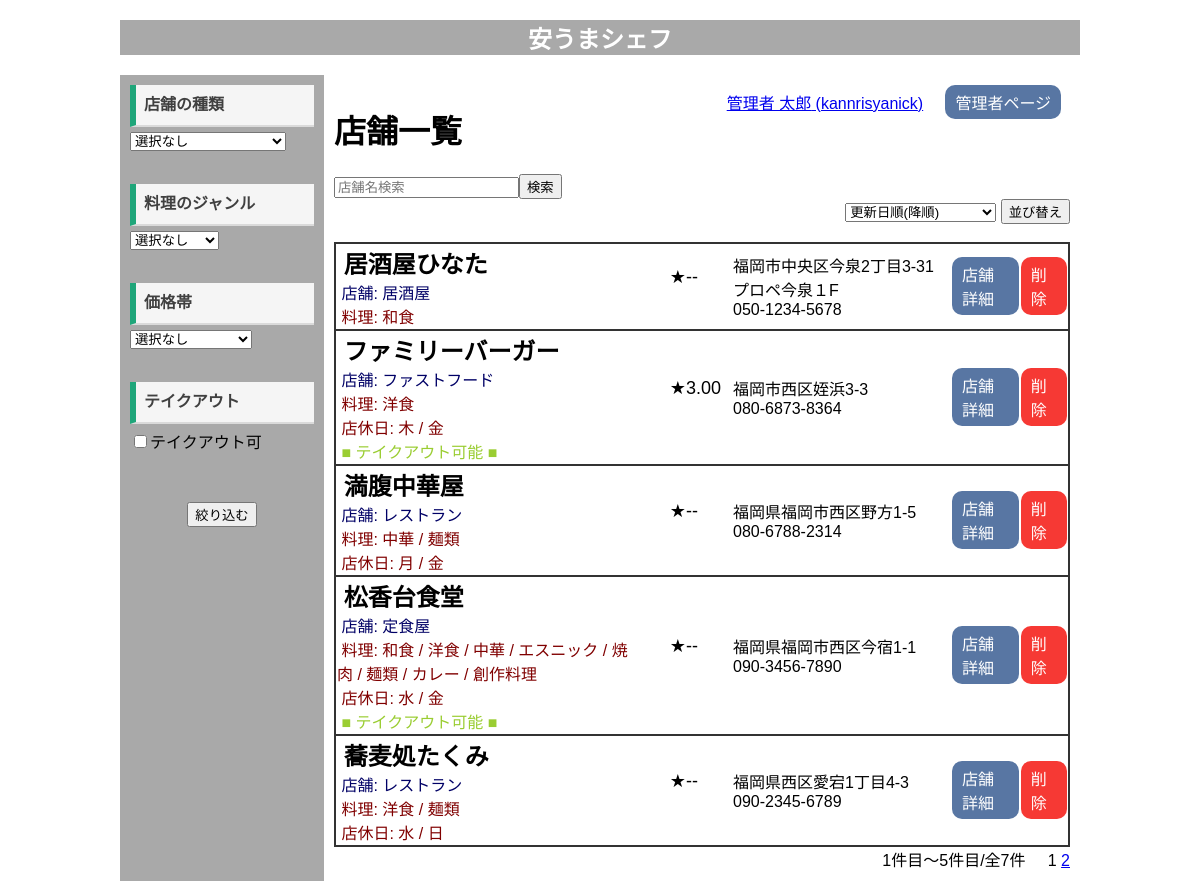
Page / (signed in) on the committed database.
### tables this page shows
CREATE TABLE `t_rstinfo` (
  `RST_ID` bigint(20) NOT NULL COMMENT '店舗ID',
  `USER_ID` varchar(16) DEFAULT NULL COMMENT 'ユーザID',
  `RST_NAME` varchar(32) NOT NULL COMMENT '店舗名',
  `RST_ADDRESS` varchar(64) DEFAULT NULL COMMENT '住所',
  `RST_START` varchar(8) DEFAULT NULL COMMENT '営業開始時間',
  `RST_CLOSE` varchar(8) DEFAULT NULL COMMENT '営業終了時間',
  `RST_TELNUM` varchar(16) DEFAULT NULL COMMENT '電話番号',
  `RST_TYPE` int(2) DEFAULT NULL COMMENT '店舗の種類',
  `RST_PRICE` int(2) DEFAULT NULL COMMENT '価格帯',
  `RST_NOTE` varchar(128) DEFAULT NULL COMMENT '備考',
  `RST_TAKEOUT` int(2) DEFAULT NULL COMMENT 'テイクアウト可',
  `RST_HOLIDAY` int(8) DEFAULT NULL COMMENT '営業日',
  `RST_FOODGENRE` int(9) DEFAULT NULL COMMENT '料理のジャンル',
  `RST_DATE` datetime DEFAULT NULL COMMENT '最終更新日時'
);

### index.php (called while the page is built, shortened)
<?php
include('src/pg_header.php');
$action = 'rst_list';
include('src/' . $action . '.php');
include('src/pg_footer.php');

### src/rst_list.php (the view, shortened to what this page needs)
<?php
if (!isset($_SESSION['type'])) {
  $type = 0;
  $foodgenre = 0;
  $price = 0;
  $takeout = 0;
} else {
  $type = $_SESSION['type'];
  $foodgenre = $_SESSION['foodgenre'];
  $price = $_SESSION['price'];
  $takeout = $_SESSION['takeout'];
}
?>
<div class="container">
  <div class="side">
    <form action="?do=rst_list" method="post">
      <ul>
        <li>店舗の種類</li>
        <select name="type">
          <option value="0" <?php if ($type == 0) echo 'selected'; ?>> 選択なし</option>
        </select>
      </ul>
      <br>
      <ul>
        <li>料理のジャンル</li>
        <select name="foodgenre">
          <option value="0" <?php if ($foodgenre == 0) echo 'selected'; ?>> 選択なし</option>
        </select>
      </ul>
      <br>
      <ul>
        <li>価格帯</li>
        <select name="price">
          <option value="0" <?php if ($price == 0) echo 'selected'; ?>>選択なし</option>
        </select>
      </ul>
      <br>
      <ul>
        <li>テイクアウト</li>
        <input type="checkbox" name="takeout" value="1" <?php if ($takeout == 1) echo 'checked'; ?> />テイクアウト可
      </ul>
      <br>
      <p style="text-align:center"><input type="submit" value="絞り込む">
    </form>
  </div>
  <div class="main">
    <?php
    require_once('db_inc.php');
    echo '<div class="frame">';
    echo '<h1 style="display: inline-block;">店舗一覧</h1>';
    if (isset($_SESSION["user_id"])) {
      $loginuser = $_SESSION['user_id'];
      echo '<span style="text-align:right;">';
      echo '<a href="?do=nnpw&user_id=' . $user_id . '">' . $account_name . '&nbsp;(' . $user_nickname . ')</a>&nbsp;&nbsp;&nbsp;&nbsp;&nbsp;';
      if ($_SESSION['usertype_id'] === '1') {
        echo  '<a href="?do=rst_add" class="button">新規店舗登録</a>&nbsp;&nbsp;';
        echo  '<a href="?do=sys_logout" class="button">ログアウト</a>&nbsp;&nbsp;';
      } else if ($_SESSION['usertype_id'] === '2') {
        echo  '<a href="?do=manage" class="button">管理者ページ</a>&nbsp;&nbsp;';
      }
      echo '</span>';
    } else {
      $loginuser = 'guest';
      echo '<span style="text-align:right;">';
      echo 'ゲスト&nbsp;&nbsp;';
      echo  '<a href="?do=sys_login" class="button">ログイン</a>';
      echo '</span>';
    }
    echo '</div>';
    if (!isset($_SESSION['keywd']))
      $keywd = '';
    else
      $keywd = $_SESSION['keywd'];
    echo '<form action="?do=rst_list" method="post">';
    printf('<input type="text" name="keywd" value="%s" placeholder="店舗名検索">', $keywd);
    echo '<input type="submit" value="検索">';
    echo '</form>';
    ?>
    <?php
    $rst_sort = isset($_POST['rst_sort_pull']) ? $_POST['rst_sort_pull'] : '1';
    if (!isset($_POST['rst_sort_pull'])) {
      $rst_sort = isset($_SESSION['rst_sort']) ? $_SESSION['rst_sort'] : '1';
    }
    ?>
    <form action="?do=rst_list" method="post" align="right">
      <select name="rst_sort_pull">
        <option value="1" <?php if ($rst_sort == 1) echo 'selected'; ?>>更新日順(降順)</option>
      </select>
      <input type="submit" value="並び替え">
    </form>
    <br>
    <?php
    if (!empty($_SESSION['keywd']) || !empty($type) || !empty($foodgenre) || !empty($price) || !empty($takeout) || !empty($favorite)) {
      $where = 'WHERE ';
      if (!empty($_SESSION['keywd'])) {
        $keywd = $_SESSION['keywd'];
        $where .= "RST_NAME like '%$keywd%' AND ";
      }
      if (!empty($foodgenre)) {
        $sql_g = "SELECT RST_FOODGENRE FROM t_rstinfo";
        $rs = $conn->query($sql_g);
        if (!$rs) die('エラー: ' . $conn->error);
        $c = 0;
        while ($row = $rs->fetch_assoc()) {
          $genre = $row['RST_FOODGENRE'];
          if (substr($genre, $foodgenre, 1) === '1') {
            $genre_array[$c++] = $genre;
          }
        }
        if (!empty($genre_array)) {
          $where .= "RST_FOODGENRE in (";
          foreach ($genre_array as $g) {
            $where .= "'{$g}', ";
          }
          $where = rtrim($where, ', ');
          $where .= ') AND ';
        }
        if (substr($where, -6) == 'WHERE ') {
          $where .= " RST_TYPE = '-1' AND ";
        }
      }
      if (!empty($type)) $where .= "RST_TYPE = '{$type}' AND ";
      if (!empty($price)) $where .= "RST_PRICE = '{$price}' AND ";
      if (!empty($takeout)) $where .= "RST_TAKEOUT = '{$takeout}' AND ";
      $where = rtrim($where, 'AND ');
      $sql = "SELECT t_rstinfo.RST_ID AS RST_ID,
      t_rstinfo.USER_ID, RST_NAME, RST_ADDRESS, RST_START, RST_CLOSE, RST_TELNUM, RST_TYPE, RST_PRICE, RST_NOTE, RST_TAKEOUT, RST_HOLIDAY, RST_FOODGENRE, RST_DATE
      FROM t_rstinfo LEFT OUTER JOIN t_review ON t_rstinfo.RST_ID = t_review.RST_ID $where";
    } else {
      $sql = "SELECT t_rstinfo.RST_ID AS RST_ID,
      t_rstinfo.USER_ID, RST_NAME, RST_ADDRESS, RST_START, RST_CLOSE, RST_TELNUM, RST_TYPE, RST_PRICE, RST_NOTE, RST_TAKEOUT, RST_HOLIDAY, RST_FOODGENRE, RST_DATE
      FROM t_rstinfo LEFT OUTER JOIN t_review ON t_rstinfo.RST_ID = t_review.RST_ID";
    }
    if ($rst_sort == 1) {
      $sql .= ' GROUP BY t_rstinfo.RST_ID ORDER BY RST_DATE DESC';
    } else if ($rst_sort == 2) {
      $sql .= ' GROUP BY t_rstinfo.RST_ID ORDER BY RST_DATE';
    } else if ($rst_sort == 3) {
      $sql .= ' GROUP BY t_rstinfo.RST_ID ORDER BY AVG(REVIEW_POINT) DESC, t_rstinfo.RST_DATE DESC';
    } else {
      $sql .= ' GROUP BY t_rstinfo.RST_ID ORDER BY AVG(REVIEW_POINT) IS NULL ASC, AVG(REVIEW_POINT) ASC, t_rstinfo.RST_DATE DESC';
    }
    $rs = $conn->query($sql);
    $num_rows = mysqli_num_rows($rs);
    $max_page = ceil($num_rows / MAX_ROWS);
    if ($num_rows == 0) {
      echo "<br>&nbsp;&nbsp;&nbsp;&nbsp;&nbsp;店舗が見つかりませんでした。<br>";
    } else {
      $page = isset($_GET['p']) ? $_GET['p'] : 1;
      $offset = ($page - 1)  * MAX_ROWS;
      $sql = sprintf("%s LIMIT %d OFFSET %d", $sql, MAX_ROWS, $offset);
      $rs = $conn->query($sql);
      $codes = [0 => '', 1 => '喫茶店', 2 => 'ファストフード', 3 => '居酒屋', 4 => 'バイキング', 5 => 'レストラン', 6 => 'ファミリーレストラン', 7 => '定食屋', 8 => 'その他'];
      echo '<table style="width: 100%">';
      while ($row = $rs->fetch_assoc()) {
        $rst_id = $row['RST_ID'];
        $sql_avg = "SELECT AVG(REVIEW_POINT) FROM t_review WHERE RST_ID='{$rst_id}'";
        $rs_avg = $conn->query($sql_avg);
        $row_avg = $rs_avg->fetch_assoc();
        if ($row_avg) {
          $averagepoint =  $row_avg['AVG(REVIEW_POINT)'];
        }
        $rst_foodgenre = $row['RST_FOODGENRE'];
        echo '<tr>';
        echo '<td>';
        echo '<b><font size="5">&nbsp;' .  $row['RST_NAME'] . '</font></b><br>';
        if ($row['RST_TYPE'] != '0') {
          echo '&nbsp;<font color="#000066">店舗: ' . $codes[$row['RST_TYPE']] . '</font><br>';
        }
        if ($row['RST_FOODGENRE'] != '100000000') {
          $fgtmp = '';
          if (substr($rst_foodgenre, 1, 1) === '1') $fgtmp .= '和食&nbsp;/&nbsp;';
          if (substr($rst_foodgenre, 2, 1) === '1') $fgtmp .= '洋食&nbsp;/&nbsp;';
          if (substr($rst_foodgenre, 3, 1) === '1') $fgtmp .= '中華&nbsp;/&nbsp;';
          if (substr($rst_foodgenre, 4, 1) === '1') $fgtmp .= 'エスニック&nbsp;/&nbsp;';
          if (substr($rst_foodgenre, 5, 1) === '1') $fgtmp .= '焼肉&nbsp;/&nbsp;';
          if (substr($rst_foodgenre, 6, 1) === '1') $fgtmp .= '麺類&nbsp;/&nbsp;';
          if (substr($rst_foodgenre, 7, 1) === '1') $fgtmp .= 'カレー&nbsp;/&nbsp;';
          if (substr($rst_foodgenre, 8, 1) === '1') $fgtmp .= '創作料理&nbsp;/&nbsp;';
          $fgtmp = substr($fgtmp, 0, -13);
          echo '&nbsp;<font color="#800000">料理: ' . $fgtmp . '</font><br>';
        }
        if ($row['RST_HOLIDAY'] != '11111111') {
          $rhtmp = '';
          if (substr($row['RST_HOLIDAY'], 1, 1) === '0') $rhtmp .= '月&nbsp;/&nbsp;';
          if (substr($row['RST_HOLIDAY'], 3, 1) === '0') $rhtmp .= '水&nbsp;/&nbsp;';
          if (substr($row['RST_HOLIDAY'], 4, 1) === '0') $rhtmp .= '木&nbsp;/&nbsp;';
          if (substr($row['RST_HOLIDAY'], 5, 1) === '0') $rhtmp .= '金&nbsp;/&nbsp;';
          if (substr($row['RST_HOLIDAY'], 7, 1) === '0') $rhtmp .= '日&nbsp;/&nbsp;';
          $rhtmp = substr($rhtmp, 0, -13);
          echo '&nbsp;<font color="#800000">店休日: ' . $rhtmp . '</font><br>';
        }
        if ($row['RST_TAKEOUT'] == 1) {
          echo '&nbsp;<font color="#9acd32">■&nbsp;テイクアウト可能&nbsp;■</font><br>';
        }
        echo '</td>';
        if ($averagepoint == '') {
          echo '<td><font size="4">★--&nbsp;&nbsp;</font><br>';
        } else {
          echo '<td><font size="4">★' . substr($averagepoint, 0, 4) . '&nbsp;&nbsp;</font><br>';
        }
        echo '&nbsp;' . '</td>';
        echo '<td>' . $row['RST_ADDRESS'] . '&nbsp;<br>';
        echo $row['RST_TELNUM'] . '</td>';
        echo '<td><a href="?do=rst_detail&rst_id=' . $rst_id . '" class="button">店舗詳細</a></td>';
        if ($row['USER_ID'] === $loginuser || $loginuser === 'admin') {
          echo '<td><a href="?do=rst_delete&rst_name=' . $row['RST_NAME'] . '&rst_id=' . $row['RST_ID'] . '" class="deletebutton">削除</a></td></tr>';
        }
      }
      echo '</table>';
      echo '<div style="text-align: right">';
      $pagef = 1 + ($page - 1) * 5;
      $pagel = $page * 5;
      echo $pagef . '件目～' . $pagel . '件目/全' . $num_rows . '件';
      for ($j = 1; $j <= $max_page; $j++) {
        if ($j == $page)
          echo $j, ' ';
        else
          printf('<a href="?do=rst_list&p=%d">%d</a> ', $j, $j);
      }
      echo '</div>';
    }
    ?>
  </div>
</div>

### css/style.css (style rules this page uses)
body { font-family: 'Noto Sans JP', sans-serif; }
.container { width: 100%; margin: 0 auto; display: flex; justify-content: space-between; }
.main { width: 80%; padding: 10px; background-color: #fff; }
.side { width: 20%; padding: 10px; background-color: darkgray; }
.button { color: #fff; background: #5876a3; padding: 5px 10px; display: inline-block; border-radius: 10px; text-decoration: none; }
.deletebutton { color: #fff; background: #f63934; padding: 5px 10px; display: inline-block; border-radius: 10px; text-decoration: none; }
.frame { display: flex; justify-content: space-between; }

### src/rst_list.php (style rules this page uses)
ul { margin: 0px 0px 15px 0px; padding: 0px 0px 0px 0px; }
li { color: #404040; border-left: solid 6px #1fa67a; border-bottom: solid 2px #dadada; background: whitesmoke; margin-bottom: 5px; line-height: 1.5; padding: 0.5em; list-style-type: none !important; font-weight: bold; }
table { border-collapse: collapse }
table tr { border: 2px solid #333; }

### rows in the picture
t_rstinfo: RST_NAME "居酒屋ひなた", RST_TYPE "居酒屋", RST_FOODGENRE "和食", RST_ADDRESS "福岡市中央区今泉2丁目3-31 プロペ今泉１F", RST_TELNUM "050-1234-5678"
t_rstinfo: RST_NAME "ファミリーバーガー", RST_TYPE "ファストフード", RST_FOODGENRE "洋食", RST_HOLIDAY "木 / 金", RST_TAKEOUT "■ テイクアウト可能 ■", averagepoint "3.00", RST_ADDRESS "福岡市西区姪浜3-3", RST_TELNUM "080-6873-8364"
t_rstinfo: RST_NAME "満腹中華屋", RST_TYPE "レストラン", RST_FOODGENRE "中華 / 麺類", RST_HOLIDAY "月 / 金", RST_ADDRESS "福岡県福岡市西区野方1-5", RST_TELNUM "080-6788-2314"
t_rstinfo: RST_NAME "松香台食堂", RST_TYPE "定食屋", RST_FOODGENRE "和食 / 洋食 / 中華 / エスニック / 焼肉 / 麺類 / カレー / 創作料理", RST_HOLIDAY "水 / 金", RST_TAKEOUT "■ テイクアウト可能 ■", RST_ADDRESS "福岡県福岡市西区今宿1-1", RST_TELNUM "090-3456-7890"
t_rstinfo: RST_NAME "蕎麦処たくみ", RST_TYPE "レストラン", RST_FOODGENRE "洋食 / 麺類", RST_HOLIDAY "水 / 日", RST_ADDRESS "福岡県西区愛宕1丁目4-3", RST_TELNUM "090-2345-6789"

### other values in the picture
$account_name "管理者 太郎"
$user_nickname "kannrisyanick"
$pagef "1"
$pagel "5"
$num_rows "7"
